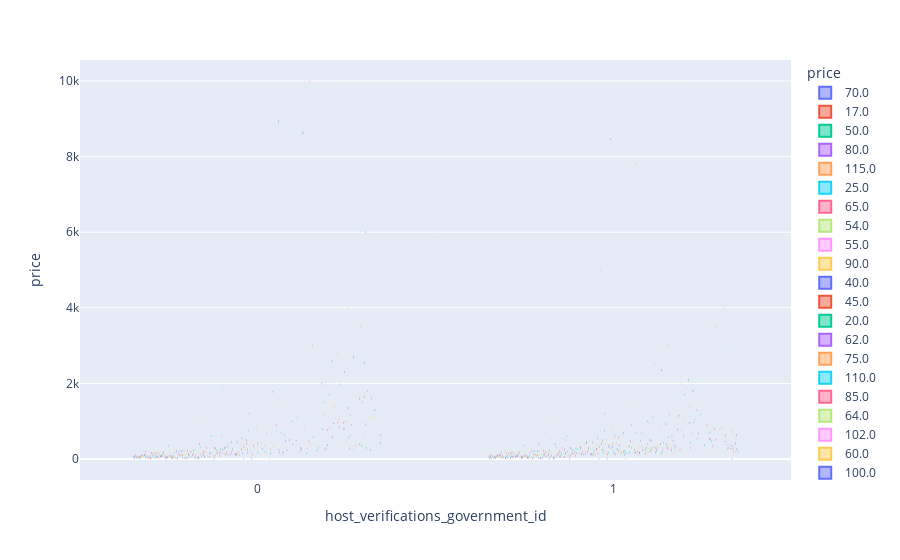

Notebook code cell kept with this figure:
### Code cell
px.box(
    data_frame=df,
    x='host_verifications_government_id',
    y='price',
    color='price' 
)
